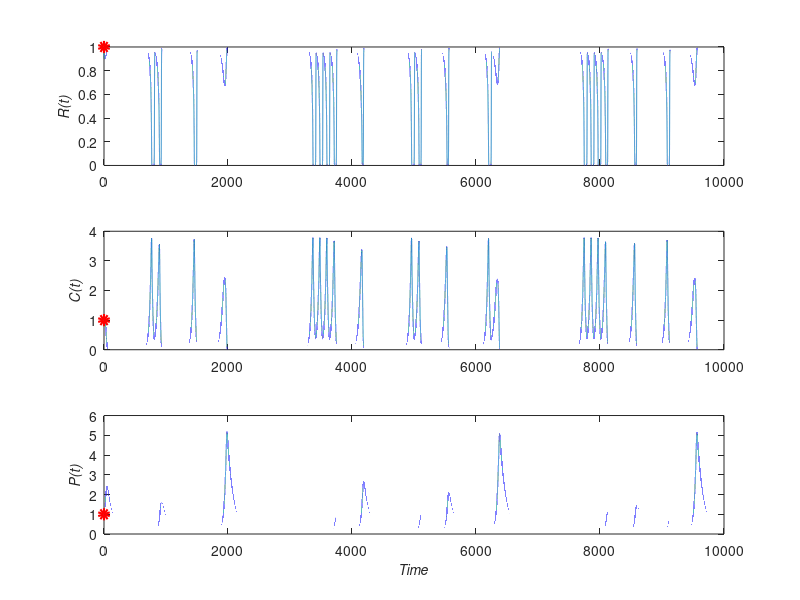
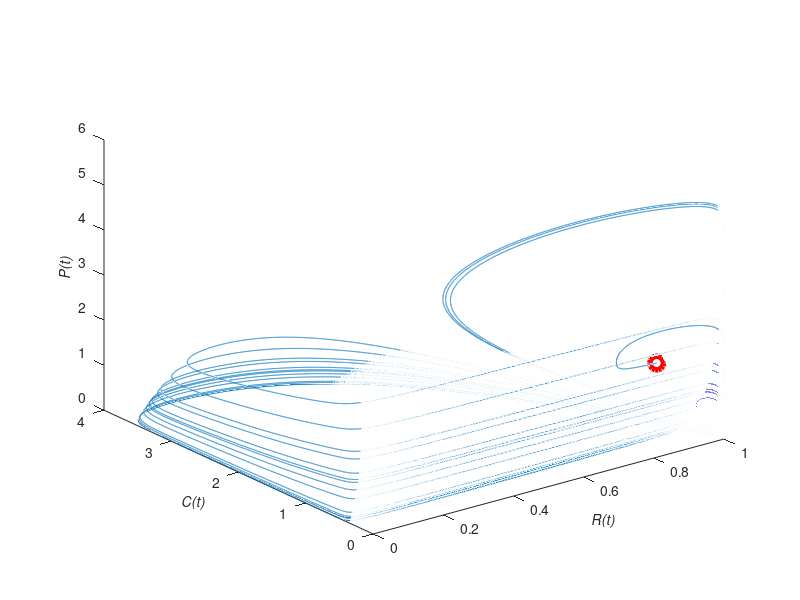

Recreate these plots in MATLAB, in order.
%--------------------------------------------------------------------------
%McCann_Yodzis1994.m: Solves the three species food chain with type II 
%                     functional response (R=Resource, C = Consumer, 
%                     P = Predator).
%
%Authors: Gaby Katul, Hannah Doherty, and Mary Tchamkina
%
%Date: 3/25/2016
%
%Reference: McCann, K. and P. Yodzis, 1994, Biological conditions for choas
%           in a three species food chain, Ecology, 75(2), 561-564.
%--------------------------------------------------------------------------
clear all; clf

%------ Import N,O,P from flow routing model
%------ Build relationship between N,P and ingestion
%------ Build relationship between O and ingestion

xc=0.056; xp=0.01; yc=2.01; yp=5;Ro=0.161; Co=0.5;

%------- Set time step and number of time increments to compute
dt=0.01;N=1000000;
%------- Initialize the vectors
R=[]; C=[]; P=[];t=[];

%------- Set initial guess at t=0
R(1)=1; C(1)=1; P(1)=1;t(1)=0;

for i=1:N-1
    Rn=R(i)/(R(i)+Ro);
    Cn=C(i)/(C(i)+Co);
    %------ Resource budget
    R(i+1)=R(i)+dt*(R(i)*(1-R(i))-xc*yc*C(i)*Rn);
    %------ Consumer budget
    C(i+1)=C(i)+dt*(xc*C(i)*(-1+yc*Rn)-xp*yp*P(i)*Cn);
    %------ Predator budget
    P(i+1)=P(i)+dt*(xp*P(i)*(-1+yp*Cn));
    t(i+1)=t(i)+dt;
end

figure(1)
clf
subplot (3,1,1)
plot (t,R)
hold on
plot (t(1),R(1),'ro','markersize',5,'linewidth',4)
ylabel ('\it{R(t)}','fontweight','bold','fontsize',10)

subplot (3,1,2)
plot (t,C)
hold on
plot (t(1),C(1),'ro','markersize',5,'linewidth',4)

ylabel ('\it{C(t)}','fontweight','bold','fontsize',10)
subplot (3,1,3)
plot (t,P)
hold on
plot (t(1),P(1),'ro','markersize',5,'linewidth',4)

xlabel ('\it{Time}','fontweight','bold','fontsize',10)
ylabel ('\it{P(t)}','fontweight','bold','fontsize',10)
print -djpeg99 Fig1

figure(2)
clf
plot3 (R,C,P,'-')
hold on
plot3 (R(1),C(1),P(1),'ro','markersize',10,'linewidth',4)

xlabel ('\it{R(t)}','fontweight','bold','fontsize',10)
ylabel ('\it{C(t)}','fontweight','bold','fontsize',10)
zlabel ('\it{P(t)}','fontweight','bold','fontsize',10)
print -djpeg99 Fig2